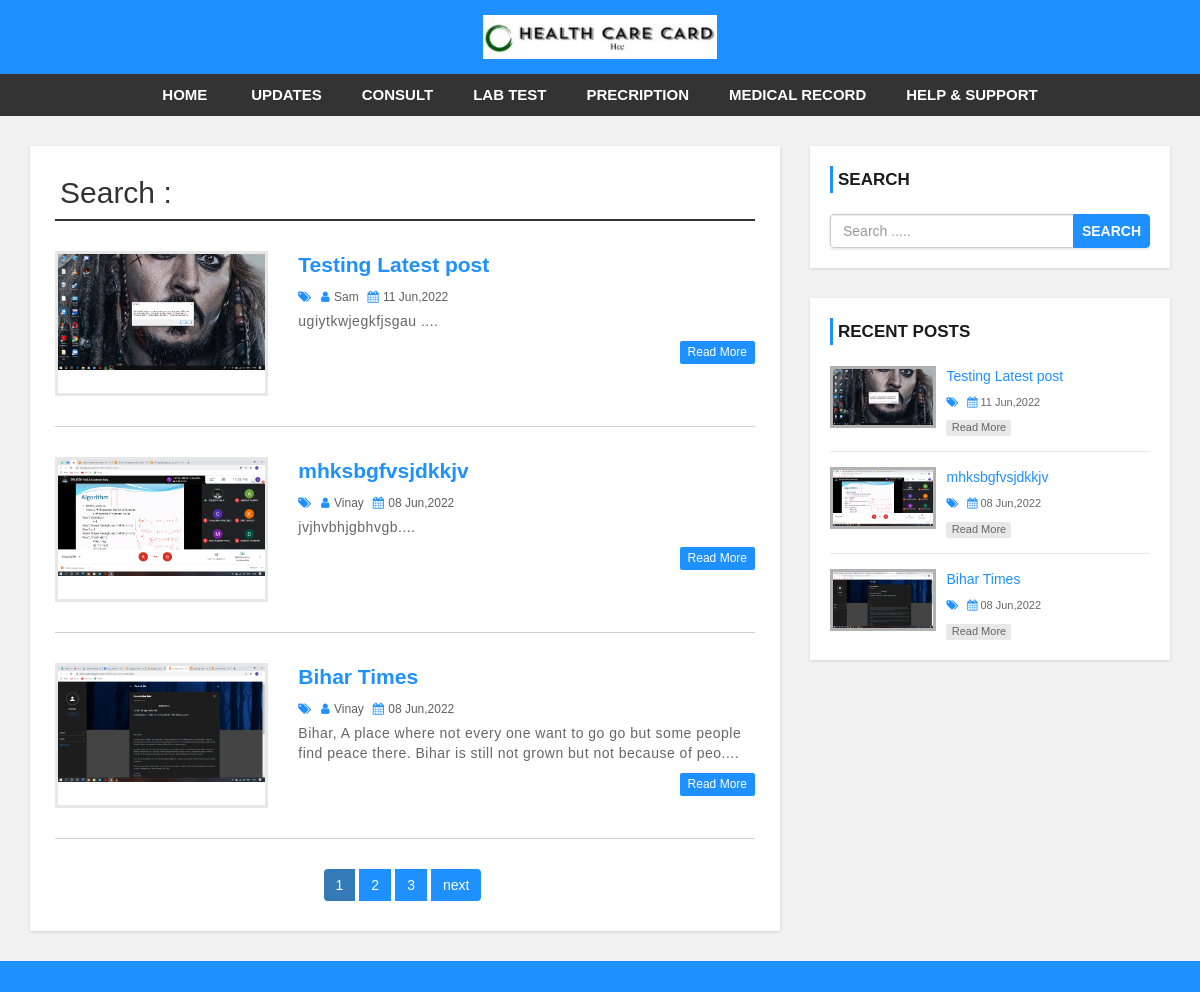
Page /News-site/search.php on the committed database.
### tables this page shows
CREATE TABLE `settings` (
  `id` int(11) NOT NULL,
  `websitename` varchar(60) NOT NULL,
  `logo` varchar(50) NOT NULL,
  `footerdesc` varchar(255) NOT NULL
);

CREATE TABLE `category` (
  `category_id` int(11) NOT NULL,
  `category_name` varchar(100) NOT NULL,
  `post` int(11) NOT NULL DEFAULT 0
);

CREATE TABLE `post` (
  `post_id` int(11) NOT NULL,
  `title` varchar(100) NOT NULL,
  `description` text NOT NULL,
  `category` varchar(100) NOT NULL,
  `post_date` varchar(50) NOT NULL,
  `author` int(11) NOT NULL,
  `post_img` varchar(100) NOT NULL
);

CREATE TABLE `user` (
  `user_id` int(10) UNSIGNED NOT NULL,
  `first_name` varchar(30) NOT NULL,
  `last_name` varchar(30) NOT NULL,
  `username` varchar(30) DEFAULT NULL,
  `password` varchar(40) DEFAULT NULL,
  `role` int(11) NOT NULL
);

### News-site/config.php (called while the page is built, shortened)
<?php
$hostname = "http://localhost/news-site";
?>

### News-site/search.php (the view, shortened to what this page needs)
<?php include 'header.php'; ?>
    <div id="main-content">
      <div class="container">
        <div class="row">
            <div class="col-md-8">
                <div class="post-container">
                    <?php
                   include 'config.php';
                   ?>
                   <h2 class= "page-heading">Search :<?php echo $search_term; ?></h2>
                   <?php
                        $limit = 3;
                        if(isset($_GET['page'])){
                            $page = $_GET['page'];
                        }else{
                            $page = 1;
                        }
                        $offset = ($page - 1) * $limit;
                        $sql = "SELECT * FROM post
                        LEFT JOIN category ON post.category = category.category_id
                        LEFT JOIN user ON post.author = user.user_id
                        WHERE title LIKE '%{$search_term}%' OR description LIKE '%{$search_term}%'
                        ORDER BY post.post_id DESC LIMIT {$offset},{$limit}";
                         $result = mysqli_query($conn,$sql) or die("Query Faild!!");
                         if(mysqli_num_rows($result)>0){
                            while($row = mysqli_fetch_assoc($result))
                            {
                        ?>
                        <div class="post-content">
                            <div class="row">
                                <div class="col-md-4">
                                    <a class="post-img" href="single.php?id=<?php echo $row['post_id'];?>"><img src="admin/upload/<?php echo $row['post_img'];?>" alt=""/></a>
                                </div>
                                <div class="col-md-8">
                                    <div class="inner-content clearfix">
                                        <h3><a href='single.php?id=<?php echo $row['post_id'];?>'><?php echo $row['title'];?></a></h3>
                                        <div class="post-information">
                                            <span>
                                                <i class="fa fa-tags" aria-hidden="true"></i>
                                            </span>
                                            <span>
                                                <i class="fa fa-user" aria-hidden="true"></i>
                                                <a href='author.php?aid=<?php echo $row['author'];?>'><?php echo $row['username'];?></a>
                                            </span>
                                            <span>
                                                <i class="fa fa-calendar" aria-hidden="true"></i>
                                                <?php echo $row['post_date'];?>
                                            </span>
                                        </div>
                                        <p class="description">
                                        <?php echo substr($row['description'],0,130)."....";?>
                                        </p>
                                        <a class='read-more pull-right' href='single.php?id=<?php echo $row['post_id']?>'>read more</a>
                                    </div>
                                </div>
                            </div>
                        </div>
                        <?php
                            }
                        }else{
                            echo "<h2>No Record Found</h2>";
                        }
                        ?>
                         <?php
                            $sql1 = "SELECT * FROM post
                            WHERE title LIKE '%{$search_term}%'";
                            $result1 = mysqli_query($conn,$sql1) or die("Query Failed!!!");
                        if(mysqli_num_rows($result1)>0){
                            $total_records = mysqli_num_rows($result1);
                            $total_page = ceil($total_records/$limit);
                            echo " <ul class='pagination admin-pagination'>";
                            for($i = 1;$i<=$total_page;$i++){
                                if($i == $page){
                                    $active = "active";
                                }else{
                                    $active = "";
                                }
                                echo '<li class='.$active.'><a href = "author.php?search='.$search_term =$_GET['search'].'&page='.$i.'">'.$i.'</a></li>';
                            }
                            if($total_page > $page)
                            {
                                echo '<li><a href = "author.php?search='.$search_term = $_GET['search'].'&page='.($page + 1).'">next</a></li>';
                            }
                            echo "</ul>";
                        }
                  ?>
                </div>
            </div>
            <?php include 'sidebar.php'; ?>
        </div>
      </div>
    </div>
<?php include 'footer.php'; ?>

### News-site/header.php (shortened to what this page needs)
<?php
include 'config.php';
?>
<!DOCTYPE html>
<html lang="en">
<head>
    <link rel="stylesheet" href="css/bootstrap.min.css" />
    <link rel="stylesheet" href="css/font-awesome.css">
    <link rel="stylesheet" href="css/style.css">
</head>
<body>
<div id="header">
    <div class="container">
        <div class="row">
            <div class=" col-md-offset-4 col-md-4">
            <?php
                    include 'config.php';
                    $sql = "SELECT * FROM settings";
                    $result = mysqli_query($conn,$sql) or die("Query Faild!!");
                    if(mysqli_num_rows($result)>0){
                        while($row = mysqli_fetch_assoc($result))
                        {
                            if($row['logo'] == ""){
                                echo '<a href="index.php"><h1>'.$row['websitename'].'</h1></a>';
                            }else{
                                echo '<a href="index.php" id="logo"><img src="admin/images/'.$row['logo'].'"></a>';
                            }
                        }
                    }
                ?>
            </div>
        </div>
    </div>
</div>
<div id="menu-bar">
    <div class="container">
        <div class="row">
            <div class="col-md-12">
                <?php
                include 'config.php';
                $sql = "SELECT * FROM category WHERE post > 0";
                $result = mysqli_query($conn,$sql) or die("Querry is not working!!!");
                if(mysqli_num_rows($result)>0){
                ?>
                <ul class='menu'>
                <li  ><a href='<?php echo $hostname; ?>'>Home</a></li>
                    <?php
                    while($row = mysqli_fetch_assoc($result)){
                        $active = "";
                        echo "<li  ><a class = '{$active}' href='category.php?cid={$row['category_id']}'>{$row['category_name']}</a></li>";
                    }
                    ?>
                </ul>
                <?php }?>
            </div>
        </div>
    </div>
</div>

### News-site/sidebar.php (shortened to what this page needs)
<div id="sidebar" class="col-md-4">
    <div class="search-box-container">
        <h4>Search</h4>
        <form class="search-post" action="search.php" method ="GET">
            <div class="input-group">
                <input type="text" name="search" class="form-control" placeholder="Search .....">
                <span class="input-group-btn">
                    <button type="submit" class="btn btn-danger">Search</button>
                </span>
            </div>
        </form>
    </div>
    <div class="recent-post-container">
        <h4>Recent Posts</h4>
        <?php
         include 'config.php';
        $limit = 3;
         $sql = "SELECT * FROM post
         LEFT JOIN category ON post.category = category.category_id
         ORDER BY post.post_id DESC LIMIT {$limit}";
          $result = mysqli_query($conn,$sql) or die("Query Faild!!");
          if(mysqli_num_rows($result)>0){
             while($row = mysqli_fetch_assoc($result))
             {
        ?>
        <div class="recent-post">
            <a class="post-img" href="single.php?id=<?php echo $row['post_id'];?>">
                <img src="admin/upload/<?php echo $row['post_img'];?>" alt=""/>
            </a>
            <div class="post-content">
                <h5><a href="single.php?id=<?php echo $row['post_id'];?>"><?php echo $row['title'];?></a></h5>
                <span>
                    <i class="fa fa-tags" aria-hidden="true"></i>
                </span>
                <span>
                    <i class="fa fa-calendar" aria-hidden="true"></i>
                    <?php echo $row['post_date'];?>
                </span>
                <a class="read-more" href="single.phpsingle.php?id=<?php echo $row['post_id'];?>">read more</a>
            </div>
        </div>
        <?php
            }
        }
        ?>
    </div>
</div>

### News-site/css/style.css (style rules this page uses)
body { background: #f1f1f1; font-family: sans-serif,arial,Helvetica; }
a, a:hover, a:focus { text-decoration: none; outline: none; }
ul { margin:0; padding:0; list-style:none; }
h2.page-heading { margin: 5px 0 30px; padding: 0 5px 10px; border-bottom: 2px solid #333; }
form { background: #fff; padding: 25px; box-shadow:0 1px 3px rgba(0, 0, 0, 0.13); }
#header { background: #1e90ff; text-align: center; padding: 15px; }
#logo { display: inline-block; width: 65%; }
#logo img { width: 100%; }
#menu-bar { background: #333; text-align: center; }
#menu-bar .menu > li { display: inline-block; }
.menu > li > a { padding: 10px 20px; display: block; text-transform: uppercase; color: #fff; font-size: 15px; font-weight:600; transition:all 0.5s ease 0s; }
#main-content { padding: 30px 0; min-height: 750px; }
#main-content .post-container { background-color: #fff; padding: 25px; box-shadow: 0 1px 3px rgba(0, 0, 0, 0.13); }
#main-content .post-content { border-bottom: 1px solid #d1d1d1; padding: 0 0 30px; margin-bottom:30px; }
#main-content .post-content img { width: 100%; }
#main-content .post-content .post-img { border: 3px solid #e7e7e7; display: block; height: 145px; overflow: hidden; transition: border .3s; }
#main-content .post-content h3 { font-size: 21px; line-height: 28px; font-weight: 600; margin: 0 0 7px; }
#main-content .post-content h3 a { color: #1e90ff; transition:all 0.3s; }
#main-content .post-content .post-information span { color: #606060; font-size: 12px; text-transform: capitalize; margin: 0 5px 5px 0; display: inline-block; }
#main-content .post-content .post-information i { color: #1e90ff; margin-right: 1px; }
#main-content .post-content .post-information a { color: #606060; text-decoration: none; }
#main-content .post-content p, #main-content .single-post p { color: #666; font-size: 14px; letter-spacing: 0.5px; margin:0 0 10px; }
#main-content .post-content a.read-more { color: #fff; background-color: #1E90FF; font-size: 12px; text-transform: capitalize; padding: 3px 8px; border-radius: 2px; transition: all 0.3s; }
.pagination { display: block; text-align: center; margin: 0; }
.pagination li { display:inline-block; margin: 0 5px 0 0; }
.pagination li a { border: none; background: #1e90ff; color: #fff; }
i.fa { color:#222; }
#sidebar h4 { color: #1A1A1A; font-size: 17px; line-height: 27px; font-weight:600; text-transform: uppercase; padding: 0 0 0 5px; margin: 0 0 21px; border-left: 3px solid #1e90ff; }
#sidebar .search-box-container { background-color: #fff; padding: 20px; margin: 0 0 30px; box-shadow: 0 1px 3px rgba(0, 0, 0, 0.13); }
#sidebar .search-post { padding: 0; }
#sidebar .search-post input { color: #606060; }
#sidebar .search-post .btn { font-weight: 600; text-transform: uppercase; padding: 6px 8px; background-color: #1E90FF; border-color: #1E90FF; outline: none; }
#sidebar .recent-post-container { padding: 20px; background: #fff; box-shadow: 0 1px 3px rgba(0, 0, 0, 0.13); }
#sidebar .recent-post { border-bottom: 1px solid #e7e7e7; padding: 0 0 15px; margin: 0 0 15px; }
#sidebar .recent-post:last-child { margin: 0; padding: 0; border: none; }
#sidebar .recent-post .post-img { display: inline-block; width: 33%; border: 3px solid rgba(0,0,0,0.3); vertical-align: top; transition: border .3s; }
#sidebar .recent-post .post-img img { width: 100%; }
#sidebar .recent-post .post-content { width: 65%; display: inline-block; border: none; padding: 0 0 0 7px; margin: 0; }
#sidebar .recent-post h5 { font-size: 14px; line-height: 20px; margin: 0 0 5px; }
#sidebar .recent-post h5 a { color: #1E90FF; }
#sidebar .recent-post span { color: #666; font-size: 11px; display: inline-block; margin: 0 5px 10px 0; }
#sidebar .recent-post span i { color: #1E90FF; }
#sidebar .recent-post a.read-more { color: #666; background-color: rgba(0,0,0,0.09); width: 65px; font-size: 11px; text-align: center; padding: 0; display: block; transition: all 0.3s; }

### rows in the picture
settings: logo (picture)
category: category_name "UPDATES"
category: category_name "CONSULT"
category: category_name "LAB TEST"
category: category_name "PRECRIPTION"
category: category_name "MEDICAL RECORD"
category: category_name "HELP & SUPPORT"
post: post_img (picture), title "Testing Latest post", user.username "Sam", post_date "11 Jun,2022", description "ugiytkwjegkfjsgau"
post: post_img (picture), title "mhksbgfvsjdkkjv", user.username "Vinay", post_date "08 Jun,2022", description "jvjhvbhjgbhvgb"
post: post_img (picture), title "Bihar Times", user.username "Vinay", post_date "08 Jun,2022", description "Bihar, A place where not every one want to go go but some people find peace there. Bihar is still not grown but not because of peo"
